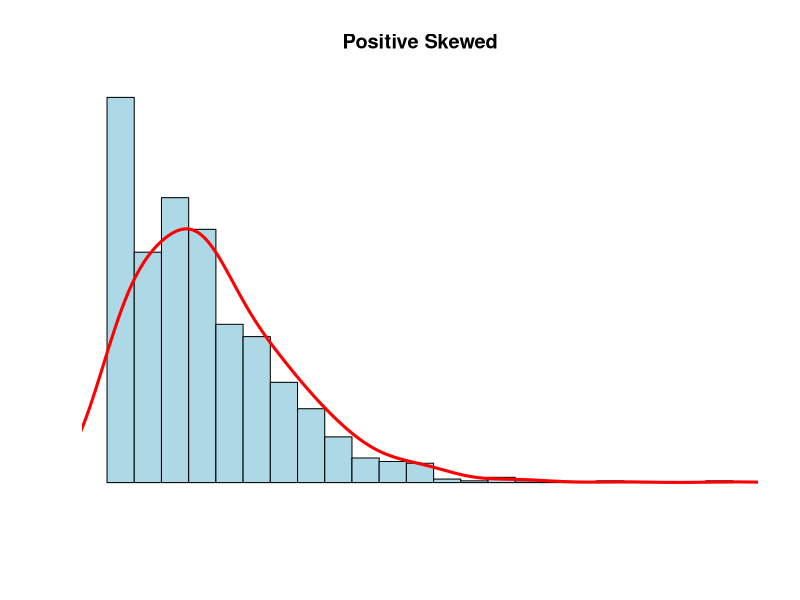

Recreate this plot in R.
## ---- chunk 1
library(tidyverse)

frango_dieta <- read_csv("dados/brutos/frango_dieta.csv")
View(frango_dieta)

dados_co2 <- read_csv("dados/brutos/dados_co2.csv")
View(dados_co2)

## ---- chunk 2
X  <- c ( 68 , 70 , 72 , 58 , 90 , 110 , 68 , 70 , 72 , 80 , 80 , 67 , 90 , 94 , 100 , 80 , 75 , 79 , 84 , 90 )
(110:58)
## ---- chunk 3
mean ( X )

quantile ( X )

median ( X )

sd ( X )
## ---- chunk 4
mean(frango_dieta $ peso)
## ---- chunk 5
sd( frango_dieta $ peso )
## ---- chunk 6
#---------------------------------------------------------
N <- 1000
x <- rnbinom(N, 4, .5)
hist(
x,
xlim = c(min(x), max(x)),
probability = T,
nclass = max(x) - min(x) + 1,
col = 'lightblue', xlab = ' ', ylab = ' ', axes = F,
main = 'Positive Skewed'
)
lines(density(x, bw = 1), col = 'red', lwd = 3)
#---------------------------------------------------------
